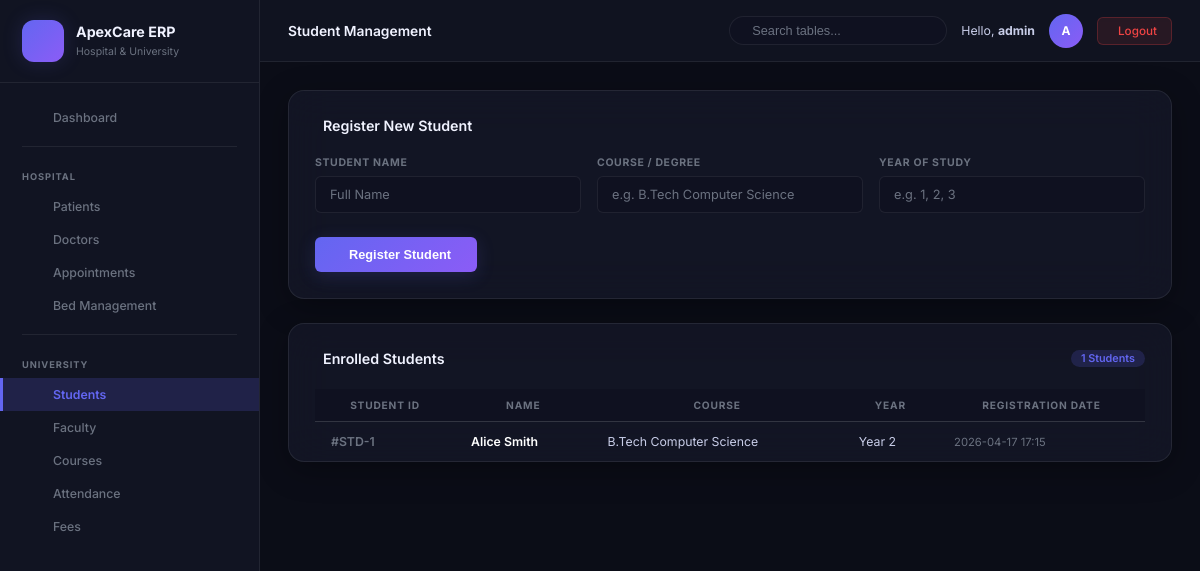
The app's page /university/students (signed in) with its own data.
### tables this page shows
CREATE TABLE students (
                id         INTEGER PRIMARY KEY AUTOINCREMENT,
                name       TEXT NOT NULL,
                course     TEXT NOT NULL,
                year       INTEGER NOT NULL,
                created_at TIMESTAMP DEFAULT CURRENT_TIMESTAMP
            );

### routes/university.py (the view, shortened to what this page needs)
@university_bp.route('/students', methods=['GET', 'POST'])
@login_required
def students():
    msg, msg_type = None, None
    db = get_db()
    all_students = db.execute("SELECT * FROM students ORDER BY id DESC").fetchall()
    return render_template('university/students.html', students=all_students, msg=msg, msg_type=msg_type)

### core/db.py (called while the page is built)
def get_db():
    if 'db' not in g:
        g.db = sqlite3.connect(DB_PATH)
        g.db.row_factory = sqlite3.Row   # dict-like rows
        g.db.execute("PRAGMA foreign_keys = ON")
    return g.db

### routes/utils.py (called while the page is built)
def login_required(f):
    @wraps(f)
    def decorated(*args, **kwargs):
        if 'logged_in' not in session:
            flash('Please login to access this page.', 'warning')
            return redirect(url_for('auth.login'))
        return f(*args, **kwargs)
    return decorated

### templates/university/students.html (shortened to what this page needs)
{% extends "base.html" %}
{% block page_title %}Student Management{% endblock %}
{% block content %}
<div class="card-dark">
    <div class="card-head">
         Register New Student
    </div>
    <form method="POST">
        <div class="form-grid">
            <div class="f-group">
                <label class="f-label">Student Name</label>
                <input type="text" name="name" class="f-control" required placeholder="Full Name">
            </div>
            <div class="f-group">
                <label class="f-label">Course / Degree</label>
                <input type="text" name="course" class="f-control" required placeholder="e.g. B.Tech Computer Science">
            </div>
            <div class="f-group">
                <label class="f-label">Year of Study</label>
                <input type="number" name="year" class="f-control" required placeholder="e.g. 1, 2, 3">
            </div>
        </div>
        <div style="margin-top: 24px;">
            <button type="submit" class="btn-submit">
                 Register Student
            </button>
        </div>
    </form>
</div>
<div class="card-dark" style="padding-bottom: 0;">
    <div class="card-head">
         Enrolled Students
        <span class="record-badge">{{ students|length }} Students</span>
    </div>
    {% if students %}
    <div class="tbl-scroll">
        <table class="apex-tbl">
            <thead>
                <tr>
                    <th>Student ID</th>
                    <th>Name</th>
                    <th>Course</th>
                    <th>Year</th>
                    <th>Registration Date</th>
                </tr>
            </thead>
            <tbody>
                {% for s in students %}
                <tr>
                    <td>#STD-{{ s.id }}</td>
                    <td style="font-weight: 600; color: #fff;">{{ s.name }}</td>
                    <td>{{ s.course }}</td>
                    <td>Year {{ s.year }}</td>
                    <td style="color: var(--text-muted); font-size: .75rem;">{{ s.created_at[:16] if s.created_at else '' }}</td>
                </tr>
                {% endfor %}
            </tbody>
        </table>
    </div>
    {% else %}
    <div class="empty-state">
        <i class="ph-duotone ph-student"></i>
        No students registered yet.
    </div>
    {% endif %}
</div>
{% endblock %}

### static/css/style.css (style rules this page uses)
:root { --bg-root : #0b0d17; --bg-sidebar : #111422; --bg-card : #181c2e; --bg-input : #0f1120; --bg-hover : #1e2340; --accent : #6366f1; --accent-2 : #8b5cf6; --accent-grd : linear-gradient(135deg, #6366f1 0%, #8b5cf6 100%); --accent-glow: rgba(99, 102, 241, 0.18); --text-h : #f0f2ff; --text-body : #c8cde8; --text-muted : #6b7280; --border : rgba(255,255,255,0.07); --border-h : rgba(99,102,241,0.45); --success : #10b981; --warning : #f59e0b; --danger : #ef4444; --info : #38bdf8; --sidebar-w : 260px; --hdr-h : 62px; --radius-lg : 16px; --radius-md : 10px; --radius-sm : 6px; --shadow-card: 0 4px 32px rgba(0,0,0,0.45); --transition : all 0.3s cubic-bezier(0.16, 1, 0.3, 1); --glass-bg : rgba(24, 28, 46, 0.6); --glass-border: rgba(255, 255, 255, 0.08); }
*, *::before, *::after { box-sizing: border-box; margin: 0; padding: 0; }
html { font-size: 15px; scroll-behavior: smooth; }
body { font-family: 'Inter', system-ui, sans-serif; background: var(--bg-root); color: var(--text-body); min-height: 100vh; -webkit-font-smoothing: antialiased; }
.card-dark { background: var(--glass-bg); backdrop-filter: blur(20px); -webkit-backdrop-filter: blur(20px); border: 1px solid var(--glass-border); border-radius: var(--radius-lg); padding: 26px; margin-bottom: 24px; box-shadow: 0 8px 32px rgba(0, 0, 0, 0.3); transition: var(--transition); }
.card-head { display: flex; align-items: center; gap: 8px; margin-bottom: 22px; font-size: .95rem; font-weight: 600; color: var(--text-h); }
.record-badge { margin-left: auto; background: var(--accent-glow); color: var(--accent); padding: 2px 10px; border-radius: 20px; font-size: .72rem; font-weight: 600; }
.form-grid { display: grid; grid-template-columns: repeat(auto-fill, minmax(200px, 1fr)); gap: 16px; }
.f-group { display: flex; flex-direction: column; }
.f-label { font-size: .7rem; font-weight: 700; letter-spacing: .06em; text-transform: uppercase; color: var(--text-muted); margin-bottom: 7px; }
.f-control { padding: 10px 14px; background: var(--bg-input); border: 1px solid var(--border); border-radius: var(--radius-sm); color: var(--text-h); font-size: .85rem; font-family: inherit; outline: none; transition: var(--transition); width: 100%; }
.f-control::placeholder { color: var(--text-muted); }
.btn-submit { display: inline-flex; align-items: center; gap: 8px; padding: 10px 26px; background: var(--accent-grd); color: #fff; border: none; border-radius: var(--radius-sm); font-size: .85rem; font-weight: 600; cursor: pointer; transition: var(--transition); box-shadow: 0 4px 18px var(--accent-glow); }
.tbl-scroll { overflow-x: auto; max-height: 520px; overflow-y: auto; }
table.apex-tbl { width: 100%; border-collapse: collapse; font-size: .82rem; }
.apex-tbl thead { position: sticky; top: 0; z-index: 1; background: var(--bg-input); }
.apex-tbl th { padding: 10px 16px; color: var(--text-muted); font-size: .68rem; font-weight: 700; text-transform: uppercase; letter-spacing: .08em; border-bottom: 1px solid var(--border); white-space: nowrap; }
.apex-tbl td { padding: 12px 16px; color: var(--text-body); border-bottom: 1px solid var(--border); vertical-align: middle; }
.apex-tbl td:first-child { color: var(--text-muted); font-weight: 600; }
.apex-tbl tbody tr:last-child td { border-bottom: none; }

### records on screen
students: id "1", name "Alice Smith", course "B.Tech Computer Science", year "2", created_at "2026-04-17 17:15"

### other values on screen
{{ session.username }} "admin"
{{ session.username[0]|upper if session.username else 'A' }} "A"
{{ students|length }} "1"
